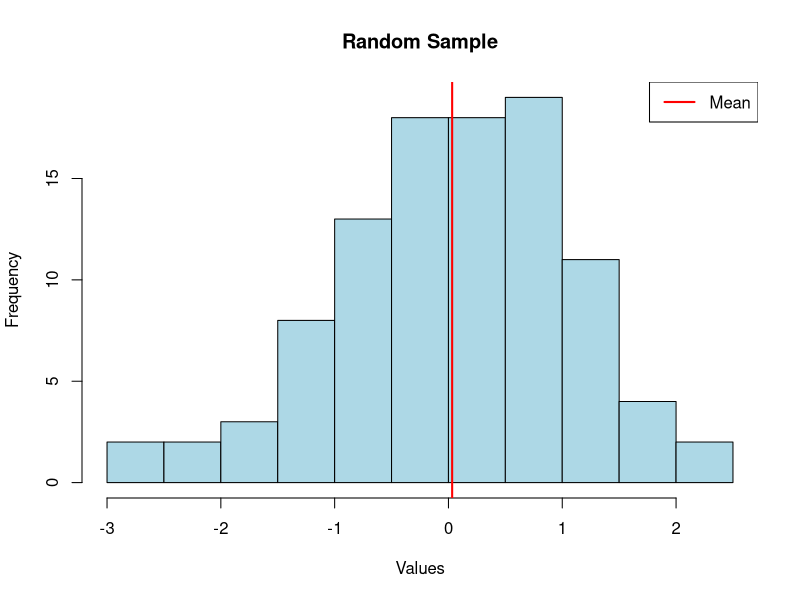

Here is the R script that generated this plot:
# Generate a random sample of numbers
set.seed(42)  # Set seed for reproducibility
sample_size <- 100
sample <- rnorm(sample_size)

# Calculate the mean of the sample
mean_value <- mean(sample)

# Plot a histogram of the sample
hist(sample, main = "Random Sample", xlab = "Values", col = "lightblue")
abline(v = mean_value, col = "red", lwd = 2)
legend("topright", legend = c("Mean"), col = "red", lwd = 2)

# Print the mean value
cat("Mean:", mean_value, "\n")